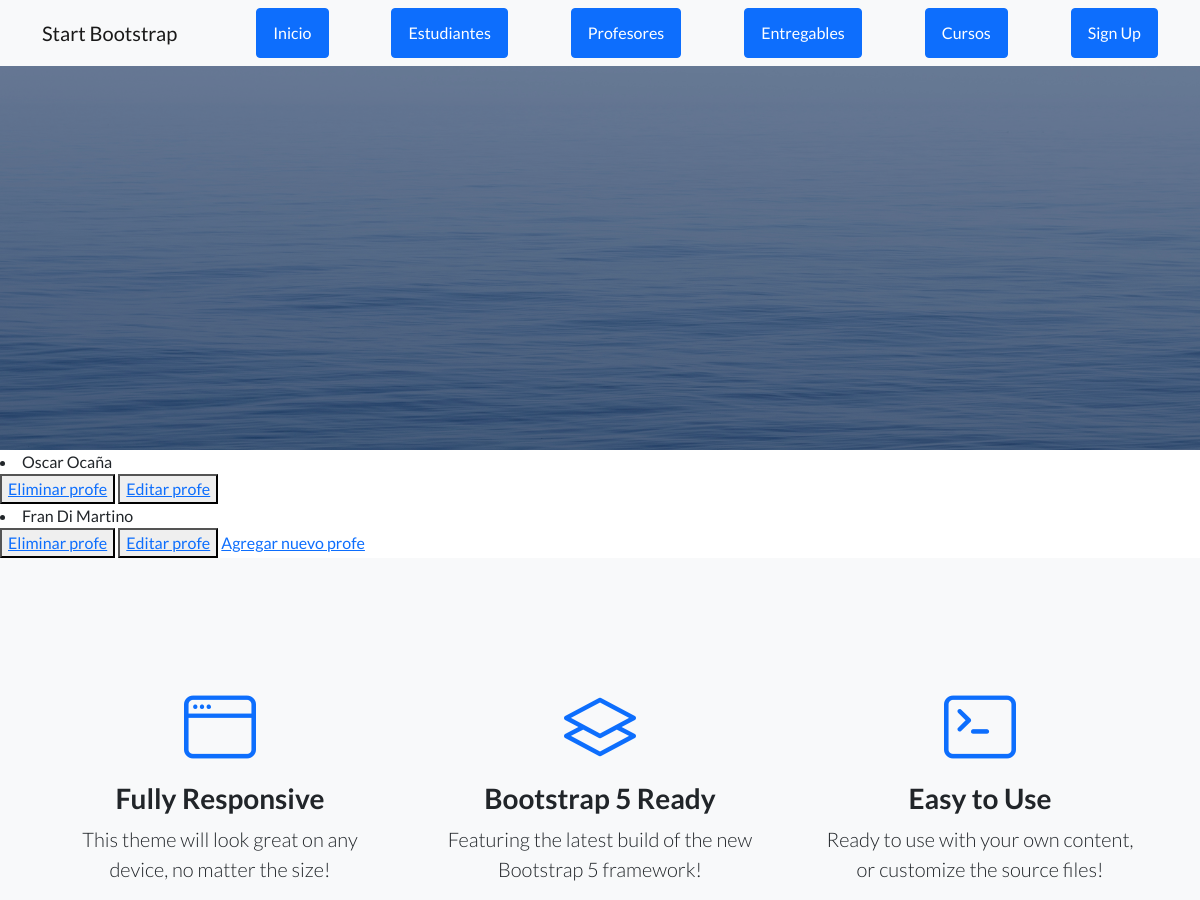
Before: /AppCoder/leer_profesores/ (upper part) with the older database file.
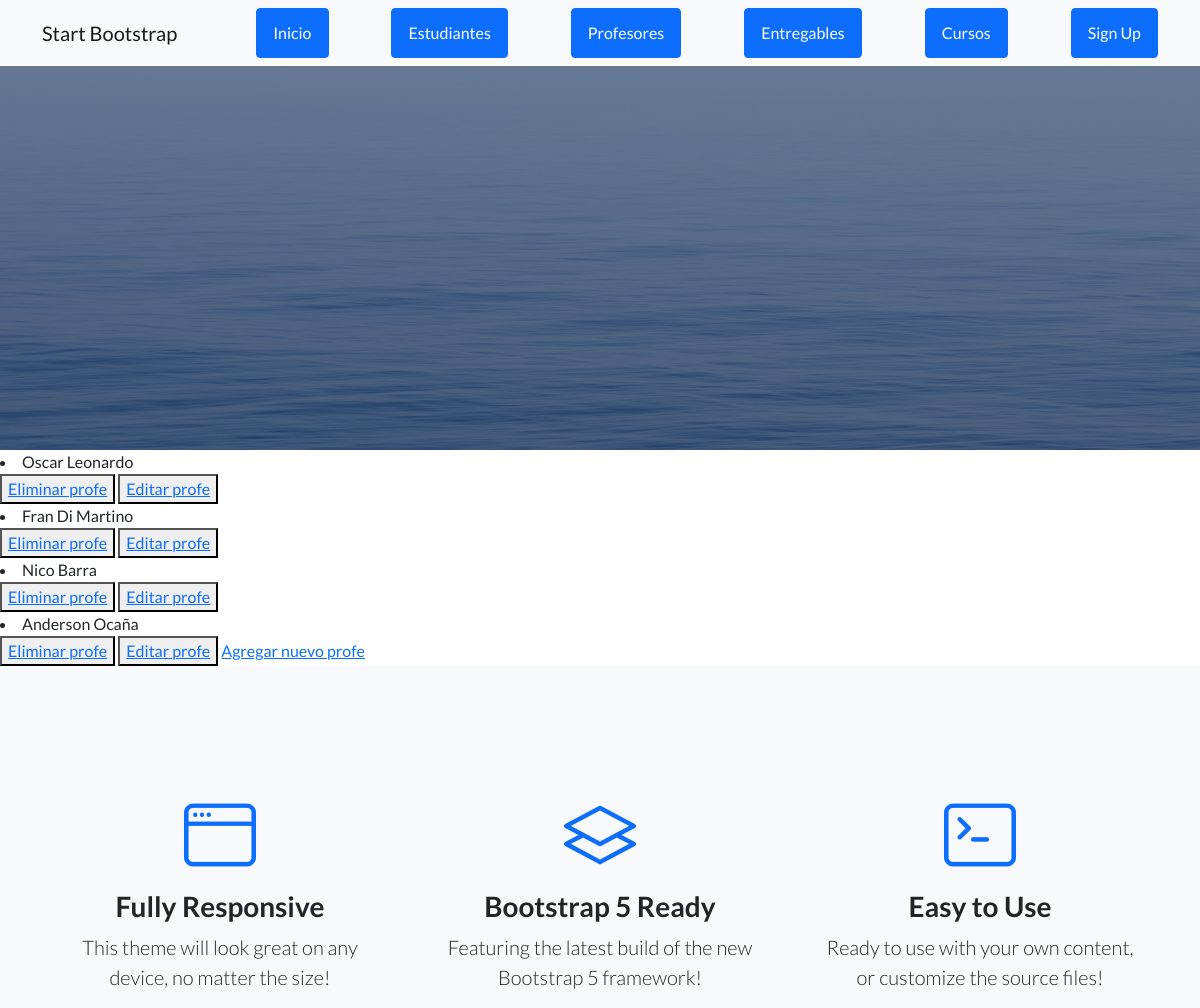
After: the same page with the newer database file.
### AppCoder/models.py (models this page shows)
class Profesor(models.Model):
    nombre= models.CharField(max_length=50)
    apellido= models.CharField(max_length=50)
    email= models.EmailField()
    profesion= models.CharField(max_length=50)
    def __str__(self):
        return self.nombre+" "+str(self.apellido)

### AppCoder/views.py (the view)
# urls.py: path('leer_profesores/', leer_profesores, name= 'leer_profesores'),
def leer_profesores(request):
    profesores=Profesor.objects.all()
    return render(request, "AppCoder/leer_profesores.html", {"profesores":profesores})

### AppCoder/templates/AppCoder/leer_profesores.html
{% extends "AppCoder/padre.html" %}
{% load static %}
{% block contenido_que_cambia %}
{% for profesor in profesores %}
    <li>{{ profesor }}</li>
    <button>
        <a href="{% url 'eliminar_profesor' profesor.nombre %}">Eliminar profe</a>
    </button>
    <button>
        <a href="{% url 'editar_profesor' profesor.nombre %}">Editar profe</a>
    </button>
{% endfor %}
<a href="{% url 'profe_formulario' %}">Agregar nuevo profe</a>
{% endblock %}

Changed rows visible on the page:
changed Profesor: nombre+apellido "Oscar Ocaña" → "Oscar Leonardo"
added Profesor: nombre+apellido "Nico Barra"
added Profesor: nombre+apellido "Anderson Ocaña"
